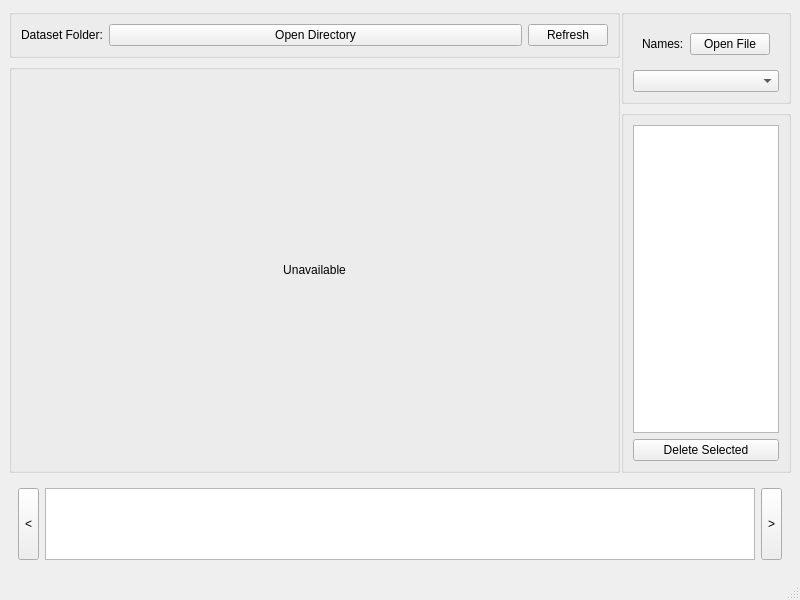
<?xml version="1.0" encoding="UTF-8"?>
<ui version="4.0">
 <class>ICALMark</class>
 <widget class="QMainWindow" name="ICALMark">
  <property name="geometry">
   <rect>
    <x>0</x>
    <y>0</y>
    <width>800</width>
    <height>600</height>
   </rect>
  </property>
  <property name="windowTitle">
   <string>ICALMark</string>
  </property>
  <widget class="QWidget" name="centralwidget">
   <layout class="QVBoxLayout" name="verticalLayout_4">
    <item>
     <widget class="QSplitter" name="splitter">
      <property name="sizePolicy">
       <sizepolicy hsizetype="Expanding" vsizetype="Preferred">
        <horstretch>0</horstretch>
        <verstretch>1</verstretch>
       </sizepolicy>
      </property>
      <property name="frameShape">
       <enum>QFrame::NoFrame</enum>
      </property>
      <property name="frameShadow">
       <enum>QFrame::Plain</enum>
      </property>
      <property name="orientation">
       <enum>Qt::Horizontal</enum>
      </property>
      <property name="handleWidth">
       <number>1</number>
      </property>
      <property name="childrenCollapsible">
       <bool>false</bool>
      </property>
      <widget class="QWidget" name="widget_3" native="true">
       <property name="sizePolicy">
        <sizepolicy hsizetype="Preferred" vsizetype="Preferred">
         <horstretch>1</horstretch>
         <verstretch>0</verstretch>
        </sizepolicy>
       </property>
       <layout class="QVBoxLayout" name="verticalLayout_2">
        <item>
         <widget class="QGroupBox" name="groupBox_2">
          <property name="sizePolicy">
           <sizepolicy hsizetype="Preferred" vsizetype="Preferred">
            <horstretch>1</horstretch>
            <verstretch>0</verstretch>
           </sizepolicy>
          </property>
          <property name="title">
           <string/>
          </property>
          <layout class="QHBoxLayout" name="horizontalLayout_3">
           <item>
            <widget class="QLabel" name="label_2">
             <property name="sizePolicy">
              <sizepolicy hsizetype="Preferred" vsizetype="Preferred">
               <horstretch>0</horstretch>
               <verstretch>0</verstretch>
              </sizepolicy>
             </property>
             <property name="text">
              <string>Dataset Folder:</string>
             </property>
            </widget>
           </item>
           <item>
            <widget class="QPushButton" name="dataDir">
             <property name="sizePolicy">
              <sizepolicy hsizetype="Minimum" vsizetype="Fixed">
               <horstretch>1</horstretch>
               <verstretch>0</verstretch>
              </sizepolicy>
             </property>
             <property name="text">
              <string>Open Directory</string>
             </property>
            </widget>
           </item>
           <item>
            <widget class="QPushButton" name="dataRefresh">
             <property name="text">
              <string>Refresh</string>
             </property>
            </widget>
           </item>
          </layout>
         </widget>
        </item>
        <item>
         <widget class="QGroupBox" name="groupBox_4">
          <property name="title">
           <string/>
          </property>
          <layout class="QGridLayout" name="gridLayout_3">
           <item row="0" column="0">
            <widget class="QStackedWidget" name="markStack">
             <property name="sizePolicy">
              <sizepolicy hsizetype="Preferred" vsizetype="Preferred">
               <horstretch>0</horstretch>
               <verstretch>0</verstretch>
              </sizepolicy>
             </property>
             <property name="currentIndex">
              <number>1</number>
             </property>
             <widget class="QWidget" name="markAreaPage">
              <layout class="QGridLayout" name="gridLayout_2">
               <item row="0" column="0">
                <widget class="RBoxMarkWidget" name="markArea" native="true">
                 <property name="sizePolicy">
                  <sizepolicy hsizetype="Expanding" vsizetype="Expanding">
                   <horstretch>0</horstretch>
                   <verstretch>0</verstretch>
                  </sizepolicy>
                 </property>
                 <property name="focusPolicy">
                  <enum>Qt::StrongFocus</enum>
                 </property>
                </widget>
               </item>
              </layout>
             </widget>
             <widget class="QWidget" name="unavailPage">
              <layout class="QGridLayout" name="gridLayout_6">
               <item row="0" column="1">
                <widget class="QLabel" name="label">
                 <property name="sizePolicy">
                  <sizepolicy hsizetype="Preferred" vsizetype="Preferred">
                   <horstretch>0</horstretch>
                   <verstretch>0</verstretch>
                  </sizepolicy>
                 </property>
                 <property name="text">
                  <string>Unavailable</string>
                 </property>
                 <property name="alignment">
                  <set>Qt::AlignCenter</set>
                 </property>
                </widget>
               </item>
              </layout>
             </widget>
            </widget>
           </item>
          </layout>
         </widget>
        </item>
       </layout>
      </widget>
      <widget class="QWidget" name="widget_2" native="true">
       <layout class="QVBoxLayout" name="verticalLayout">
        <item>
         <widget class="QGroupBox" name="groupBox_3">
          <property name="title">
           <string/>
          </property>
          <layout class="QVBoxLayout" name="verticalLayout_3">
           <item>
            <widget class="QWidget" name="widget" native="true">
             <layout class="QHBoxLayout" name="horizontalLayout_4">
              <item>
               <widget class="QLabel" name="label_3">
                <property name="text">
                 <string>Names:</string>
                </property>
               </widget>
              </item>
              <item>
               <widget class="QPushButton" name="nameFile">
                <property name="sizePolicy">
                 <sizepolicy hsizetype="Minimum" vsizetype="Fixed">
                  <horstretch>1</horstretch>
                  <verstretch>0</verstretch>
                 </sizepolicy>
                </property>
                <property name="text">
                 <string>Open File</string>
                </property>
               </widget>
              </item>
             </layout>
            </widget>
           </item>
           <item>
            <widget class="QComboBox" name="nameList"/>
           </item>
          </layout>
         </widget>
        </item>
        <item>
         <widget class="QGroupBox" name="groupBox">
          <property name="sizePolicy">
           <sizepolicy hsizetype="Preferred" vsizetype="Preferred">
            <horstretch>0</horstretch>
            <verstretch>1</verstretch>
           </sizepolicy>
          </property>
          <property name="title">
           <string/>
          </property>
          <layout class="QGridLayout" name="gridLayout">
           <item row="1" column="0">
            <widget class="QListWidget" name="instList">
             <property name="sizePolicy">
              <sizepolicy hsizetype="Preferred" vsizetype="Preferred">
               <horstretch>0</horstretch>
               <verstretch>0</verstretch>
              </sizepolicy>
             </property>
             <property name="minimumSize">
              <size>
               <width>0</width>
               <height>0</height>
              </size>
             </property>
             <property name="sizeAdjustPolicy">
              <enum>QAbstractScrollArea::AdjustToContentsOnFirstShow</enum>
             </property>
            </widget>
           </item>
           <item row="2" column="0">
            <widget class="QPushButton" name="instDel">
             <property name="text">
              <string>Delete Selected</string>
             </property>
            </widget>
           </item>
          </layout>
         </widget>
        </item>
       </layout>
      </widget>
     </widget>
    </item>
    <item>
     <widget class="QWidget" name="slideArea" native="true">
      <property name="sizePolicy">
       <sizepolicy hsizetype="Preferred" vsizetype="Preferred">
        <horstretch>0</horstretch>
        <verstretch>0</verstretch>
       </sizepolicy>
      </property>
      <property name="minimumSize">
       <size>
        <width>0</width>
        <height>0</height>
       </size>
      </property>
      <property name="maximumSize">
       <size>
        <width>16777215</width>
        <height>90</height>
       </size>
      </property>
      <layout class="QHBoxLayout" name="horizontalLayout_2">
       <item>
        <widget class="QToolButton" name="slidePrevious">
         <property name="sizePolicy">
          <sizepolicy hsizetype="Fixed" vsizetype="Expanding">
           <horstretch>0</horstretch>
           <verstretch>0</verstretch>
          </sizepolicy>
         </property>
         <property name="text">
          <string>&lt;</string>
         </property>
        </widget>
       </item>
       <item>
        <widget class="QListWidget" name="slideView">
         <property name="sizePolicy">
          <sizepolicy hsizetype="Expanding" vsizetype="Expanding">
           <horstretch>0</horstretch>
           <verstretch>0</verstretch>
          </sizepolicy>
         </property>
         <property name="frameShape">
          <enum>QFrame::StyledPanel</enum>
         </property>
         <property name="verticalScrollBarPolicy">
          <enum>Qt::ScrollBarAsNeeded</enum>
         </property>
         <property name="sizeAdjustPolicy">
          <enum>QAbstractScrollArea::AdjustToContents</enum>
         </property>
         <property name="movement">
          <enum>QListView::Static</enum>
         </property>
         <property name="flow">
          <enum>QListView::LeftToRight</enum>
         </property>
         <property name="isWrapping" stdset="0">
          <bool>false</bool>
         </property>
         <property name="resizeMode">
          <enum>QListView::Adjust</enum>
         </property>
         <property name="viewMode">
          <enum>QListView::IconMode</enum>
         </property>
        </widget>
       </item>
       <item>
        <widget class="QToolButton" name="slideNext">
         <property name="sizePolicy">
          <sizepolicy hsizetype="Fixed" vsizetype="Expanding">
           <horstretch>0</horstretch>
           <verstretch>0</verstretch>
          </sizepolicy>
         </property>
         <property name="text">
          <string>&gt;</string>
         </property>
        </widget>
       </item>
      </layout>
     </widget>
    </item>
   </layout>
  </widget>
  <widget class="QMenuBar" name="menubar">
   <property name="geometry">
    <rect>
     <x>0</x>
     <y>0</y>
     <width>800</width>
     <height>30</height>
    </rect>
   </property>
  </widget>
  <widget class="QStatusBar" name="statusbar"/>
 </widget>
 <customwidgets>
  <customwidget>
   <class>RBoxMarkWidget</class>
   <extends>QWidget</extends>
   <header>mark_widget.h</header>
   <container>1</container>
  </customwidget>
 </customwidgets>
 <resources/>
 <connections/>
</ui>
